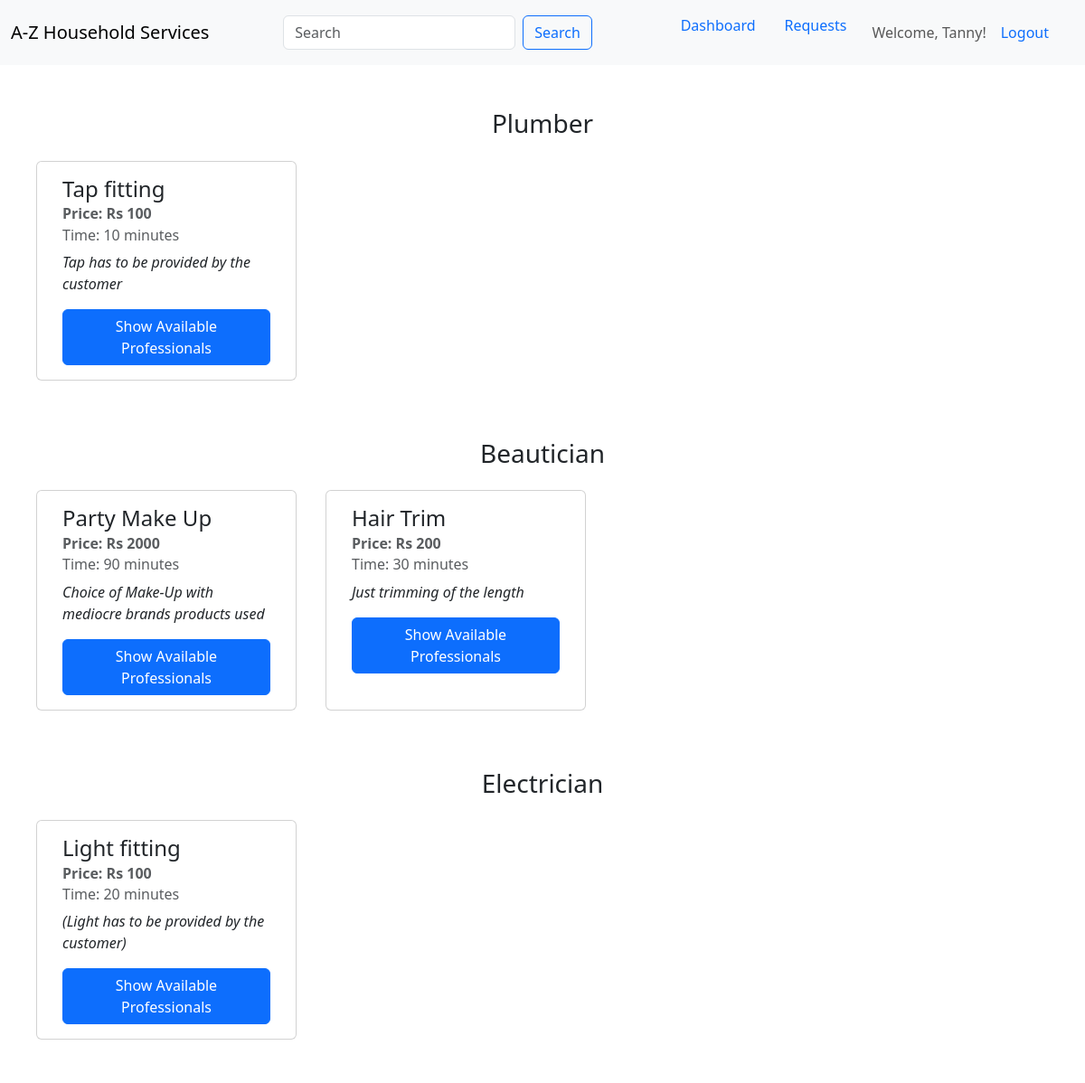
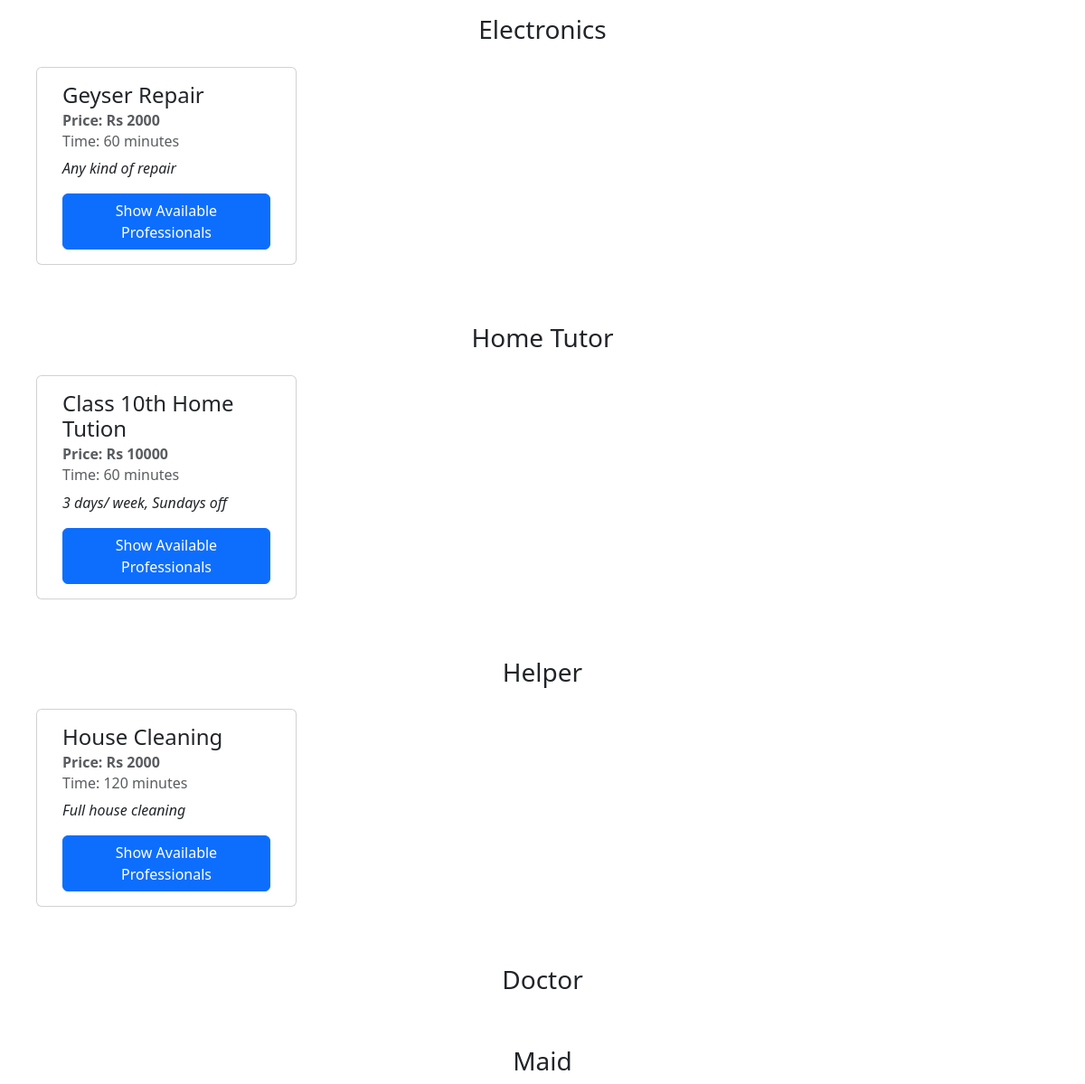
Page / (signed in) on the committed database (2 pictures, top to bottom).
### application/models.py (models this page shows, shortened)
class Profession(db.Model):
    id = db.Column(db.Integer, primary_key=True, autoincrement=True)
    name = db.Column(db.String(20), nullable=False, unique=True)
    services = db.relationship('Service', backref='profession', lazy=True)

class Service(db.Model):
    id = db.Column(db.Integer, primary_key=True, autoincrement=True)
    name = db.Column(db.String(50), nullable=False)
    description = db.Column(db.String(200), nullable=False)
    charges = db.Column(db.Integer, nullable=False)
    service_time = db.Column(db.Integer, nullable=False)
    profession_id = db.Column(db.Integer, db.ForeignKey('profession.id'), nullable=False)

### application/routes.py (the view)
@app.route("/")
def index():
    if session.get('name', None):
        professions = Profession.query.all()
        return render_template('index.html', professions=professions)
    return render_template('index.html')

### template/index.html (shortened to what this page needs)
{% extends 'nav_link.html' %}
{% block content %}
{% if session['role']!='professional' %}
  {% if session['name'] %}
  <div class="container-fluid mt-5">
    {% for prof in professions %}
    <div class="container-fluid mt-5">
      <h3 class="text-center">{{prof.name}}</h3>
      <div class="container-fluid justify-content-center">
        <div class="row">
          {% for service in prof.services %}
          <div class="card col-3 m-3">
            <div class="card-body">
              <h4 class="card-title">{{service.name}}</h5>
              <h6 class="card-subtitle mb-2 text-body-secondary"><strong>Price: Rs {{service.charges}}</strong></h6>
              <h6 class="card-subtitle mb-2 text-body-secondary">Time: {{service.service_time}} minutes</h6>
              <p class="card-text"><em>{{service.description}}</em></p>
              {% if (session['role']=='customer') %}
                <a href={{url_for('view_service',id = service.id)}} class="btn btn-primary">Show Available Professionals </a>
                {% endif %}
            </div>
          </div>
        {% endfor %}
        </div>
      </div>
    </div>
    {% endfor %}
  </div>
  {% endif %}
{% endif %}
{% endblock content %}

### rows in the picture
Profession: name "Plumber"
Service: name "Tap fitting", charges "100", service_time "10", description "Tap has to be provided by the customer"
Profession: name "Beautician"
Service: name "Party Make Up", charges "2000", service_time "90", description "Choice of Make-Up with mediocre brands products used"
Service: name "Hair Trim", charges "200", service_time "30", description "Just trimming of the length"
Profession: name "Electrician"
Service: name "Light fitting", charges "100", service_time "20", description "(Light has to be provided by the customer)"
Profession: name "Electronics"
Service: name "Geyser Repair", charges "2000", service_time "60", description "Any kind of repair"
Profession: name "Home Tutor"
Service: name "Class 10th Home Tution", charges "10000", service_time "60", description "3 days/ week, Sundays off"
Profession: name "Helper"
Service: name "House Cleaning", charges "2000", service_time "120", description "Full house cleaning"
Profession: name "Doctor"
Profession: name "Maid"

### other values in the picture
{{ session['name'] }} "Tanny"
